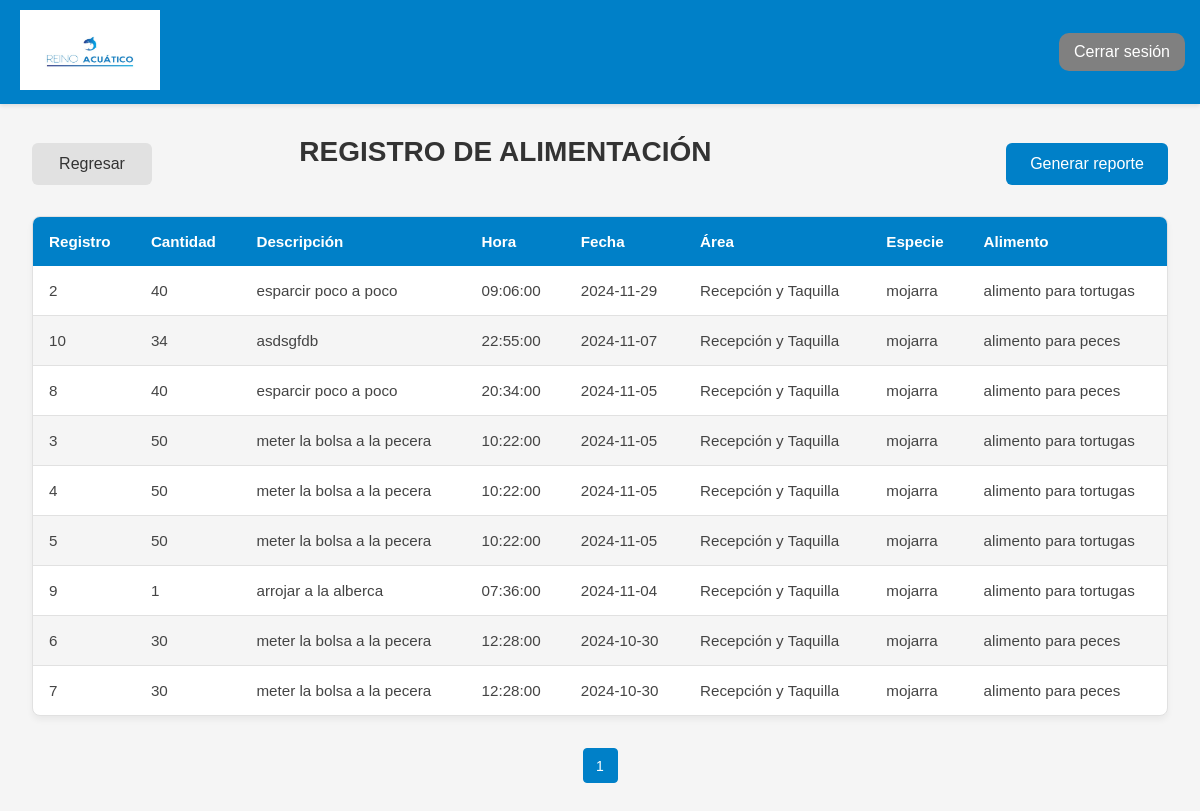
The app's page /views/tabla_alimentacion.php (signed in) with its own data.
### tables this page shows
CREATE TABLE `alimentacion` (
  `pk_alimentacion` smallint(6) NOT NULL,
  `fk_especie` smallint(6) NOT NULL,
  `cantidad` text NOT NULL,
  `descripcion` varchar(255) NOT NULL,
  `fk_inventario` smallint(6) NOT NULL,
  `fecha` date NOT NULL,
  `hora` time NOT NULL,
  `fk_area` smallint(6) NOT NULL
);

CREATE TABLE `area` (
  `pk_area` smallint(6) NOT NULL,
  `nombre` varchar(45) NOT NULL,
  `zona` varchar(100) NOT NULL,
  `lugar` varchar(150) NOT NULL,
  `piso` smallint(6) NOT NULL
);

CREATE TABLE `especie` (
  `pk_especie` smallint(6) NOT NULL,
  `nombre` varchar(50) NOT NULL,
  `descripcion` text DEFAULT NULL,
  `habitad` text NOT NULL,
  `temperatura` varchar(30) NOT NULL,
  `cuidados` text NOT NULL,
  `img_especie` text DEFAULT NULL,
  `fk_tipo_especie` smallint(6) NOT NULL,
  `fk_alimento` smallint(11) NOT NULL
);

CREATE TABLE `inventario` (
  `pk_inventario` smallint(6) NOT NULL,
  `codigo` varchar(45) NOT NULL,
  `nombre` varchar(50) NOT NULL,
  `stock` varchar(45) NOT NULL,
  `descripcion` varchar(200) NOT NULL,
  `fecha` date NOT NULL,
  `fk_categoria` smallint(6) NOT NULL,
  `estatus` smallint(6) NOT NULL
);

### Class/clase_conexion.php (called while the page is built, shortened)
<?php
class Conexion {
    public static function conectar() {
        $servidor = "localhost";
        $usuario = "root";
        $contraseña = "";
        $nom_base_datos = "ges_acuario5";
        $conectar = new mysqli($servidor, $usuario, $contraseña, $nom_base_datos);
        return $conectar;
    }
}
?>

### views/tabla_alimentacion.php (the view, shortened to what this page needs)
<?php
include '../functions/mostrar_alimentacion.php';
$alimentacion = new Alimentacion();
$pagina = isset($_GET['pagina']) ? (int)$_GET['pagina'] : 1;
$porPagina = 30;
$resultado = $alimentacion->obtener_alimentacion_paginado($pagina, $porPagina);
?>
<!DOCTYPE html>
<html lang="es">
<head>
    <link rel="stylesheet" href="../Styles/tabla.css">
</head>
<body>
    <?php include 'layout/header.php'; ?>
    <div class="contenido">
        <div class="tabla">
            <div class="controles">
                <a onclick="window.location.href='panel.php'" class="btn">Regresar</a>
                <h2>REGISTRO DE ALIMENTACIÓN</h2><br>
                <div>
                    <a href="../fpdf/reporte_alimentacion.php" target="_blank" class="generar-reporte">Generar reporte</a>
                </div>
            </div>
            <table>
                <thead>
                    <tr>
                        <th>Registro</th>
                        <th>Cantidad</th>
                        <th>Descripción</th>
                        <th>Hora</th>
                        <th>Fecha</th>
                        <th>Área</th>
                        <th>Especie</th>
                        <th>Alimento</th>
                    </tr>
                </thead>
                <tbody>
                <?php if (!empty($resultado['datos'])): ?>
                    <?php foreach ($resultado['datos'] as $programacion): ?>
                        <tr>
                            <td><?php echo htmlspecialchars($programacion['pk_alimentacion']); ?></td>
                            <td><?php echo htmlspecialchars($programacion['cantidad']); ?></td>
                            <td><?php echo htmlspecialchars($programacion['descripcion']); ?></td>
                            <td><?php echo htmlspecialchars($programacion['hora']); ?></td>
                            <td><?php echo htmlspecialchars($programacion['fecha']); ?></td>
                            <td><?php echo htmlspecialchars($programacion['nombre_area']); ?></td>
                            <td><?php echo htmlspecialchars($programacion['nombre_especie']); ?></td>
                            <td><?php echo htmlspecialchars($programacion['nombre_alimento']); ?></td>
                        </tr>
                    <?php endforeach; ?>
                <?php else: ?>
                    <tr>
                        <td colspan="8">No hay programaciones de alimentación registradas.</td>
                    </tr>
                <?php endif; ?>
                </tbody>
            </table>
            <?php echo generarPaginacionAlimentacion($resultado['totalPaginas'], $resultado['paginaActual']); ?>
        </div>
    </div>
</body>
</html>

### Styles/tabla.css (style rules this page uses)
* { margin: 0; padding: 0; box-sizing: border-box; font-family: 'Segoe UI', Tahoma, Geneva, Verdana, sans-serif; }
body { background-color: #f5f5f5; min-height: 100vh; }
.contenido { display: flex; min-height: calc(100vh - 100px); }
.tabla { flex: 1; padding: 2rem; margin: 0; width: auto; }
.tabla h2 { color: #333; margin-bottom: 1.5rem; font-size: 1.75rem; }
.controles { display: flex; justify-content: space-between; align-items: center; margin-bottom: 1.5rem; }
.generar-reporte { background-color: #0080c8; color: white; padding: 0.75rem 1.5rem; border-radius: 6px; text-decoration: none; transition: all 0.3s ease; display: inline-flex; align-items: center; gap: 0.5rem; }
table { width: 100%; background-color: white; border-radius: 8px; overflow: hidden; border: 1px solid #e1e1e1; border-collapse: separate; border-spacing: 0; box-shadow: 0 4px 6px rgba(0,0,0,0.05); }
thead { background-color: #0080c8; }
th { color: white; font-weight: 600; padding: 1rem; text-align: left; font-size: 0.95rem; border: none; }
td { padding: 1rem; border-bottom: 1px solid #e1e1e1; color: #444; font-size: 0.95rem; text-align: left; }
tr:last-child td { border-bottom: none; }
table tr:nth-child(even) { background-color: whitesmoke; }
.btn { padding: 12px 24px; border: none; border-radius: 6px; font-size: 1rem; font-weight: 500; cursor: pointer; transition: all 0.3s ease; text-decoration: none; display: inline-flex; align-items: center; justify-content: center; min-width: 120px; background-color: #e1e1e1; color: #333; }

### views/layout/header.php (style rules this page uses)
* { margin: 0; padding: 0; box-sizing: border-box; font-family: 'Heebo', Arial, Helvetica, 'Nimbus Sans L', sans-serif; ; }

### records on screen
alimentacion: pk_alimentacion "2", cantidad "40", descripcion "esparcir poco a poco", hora "09:06:00", fecha "2024-11-29", fk_area.nombre "Recepción y Taquilla", fk_especie.nombre "mojarra", fk_inventario.nombre "alimento para tortugas"
alimentacion: pk_alimentacion "10", cantidad "34", descripcion "asdsgfdb", hora "22:55:00", fecha "2024-11-07", fk_area.nombre "Recepción y Taquilla", fk_especie.nombre "mojarra", fk_inventario.nombre "alimento para peces"
alimentacion: pk_alimentacion "8", cantidad "40", descripcion "esparcir poco a poco", hora "20:34:00", fecha "2024-11-05", fk_area.nombre "Recepción y Taquilla", fk_especie.nombre "mojarra", fk_inventario.nombre "alimento para peces"
alimentacion: pk_alimentacion "3", cantidad "50", descripcion "meter la bolsa a la pecera", hora "10:22:00", fecha "2024-11-05", fk_area.nombre "Recepción y Taquilla", fk_especie.nombre "mojarra", fk_inventario.nombre "alimento para tortugas"
alimentacion: pk_alimentacion "4", cantidad "50", descripcion "meter la bolsa a la pecera", hora "10:22:00", fecha "2024-11-05", fk_area.nombre "Recepción y Taquilla", fk_especie.nombre "mojarra", fk_inventario.nombre "alimento para tortugas"
alimentacion: pk_alimentacion "5", cantidad "50", descripcion "meter la bolsa a la pecera", hora "10:22:00", fecha "2024-11-05", fk_area.nombre "Recepción y Taquilla", fk_especie.nombre "mojarra", fk_inventario.nombre "alimento para tortugas"
alimentacion: pk_alimentacion "9", cantidad "1", descripcion "arrojar a la alberca", hora "07:36:00", fecha "2024-11-04", fk_area.nombre "Recepción y Taquilla", fk_especie.nombre "mojarra", fk_inventario.nombre "alimento para tortugas"
alimentacion: pk_alimentacion "6", cantidad "30", descripcion "meter la bolsa a la pecera", hora "12:28:00", fecha "2024-10-30", fk_area.nombre "Recepción y Taquilla", fk_especie.nombre "mojarra", fk_inventario.nombre "alimento para peces"
alimentacion: pk_alimentacion "7", cantidad "30", descripcion "meter la bolsa a la pecera", hora "12:28:00", fecha "2024-10-30", fk_area.nombre "Recepción y Taquilla", fk_especie.nombre "mojarra", fk_inventario.nombre "alimento para peces"
